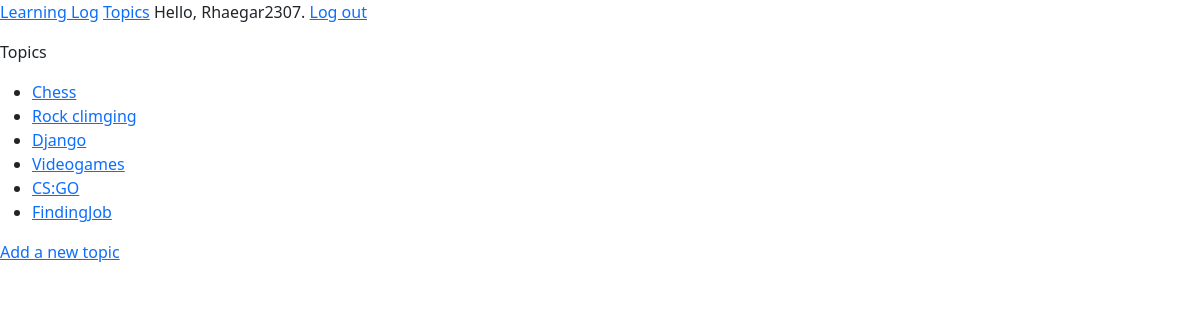
The page /topics/ (signed in) on the database its author committed.
### log_app/models.py (models this page shows)
class Topic(models.Model):
    text = models.CharField(max_length=200)
    date_added = models.DateTimeField(auto_now_add=True)
    owner = models.ForeignKey(User, on_delete=models.CASCADE)
    def __str__(self):
        return self.text

### log_app/views.py (the view)
# urls.py: path('topics/', views.topics, name='topics'),
@login_required
def topics(request):
    tps = Topic.objects.filter(owner=request.user).order_by('date_added')
    context = {'topics': tps}
    return render(request, 'topics.html', context)

### log_app/templates/topics.html
{% extends 'base.html' %}
{% block content %}
<p>Topics</p>
<ul>
    {%for topic in topics %}
      <li>
        <a href="{% url 'topic' topic.id %}">{{ topic }}</a>
        </li>
    {% empty %}
      <li>No topics have been added yet</li>
    {% endfor %}
</ul>
<a href="{% url 'new_topic' %}">Add a new topic</a>
{% endblock content %}

### log_app/templates/base.html (shortened to what this page needs)
<p>
<link href="https://cdn.jsdelivr.net/npm/bootstrap@5.0.0-beta2/dist/css/bootstrap.min.css" rel="stylesheet">
<a href='{% url "index" %}'>Learning Log</a>
  <a href='{% url "topics" %}'>Topics</a>
  {% if user.is_authenticated %}
    Hello, {{ user.username }}.
    <a href="{% url 'logout_view' %}"> Log out</a>
  {% else %}
    <a href="{% url 'register' %}">Register</a>
    <a href="{% url 'login' %}">Log in</a>
  {% endif %}
</p>
{% block content %}{% endblock %}

### rows shown on the page
Topic: text "Chess"
Topic: text "Rock climging"
Topic: text "Django"
Topic: text "Videogames"
Topic: text "CS:GO"
Topic: text "FindingJob"

### other values the page prints
{{ user.username }} "Rhaegar2307"
